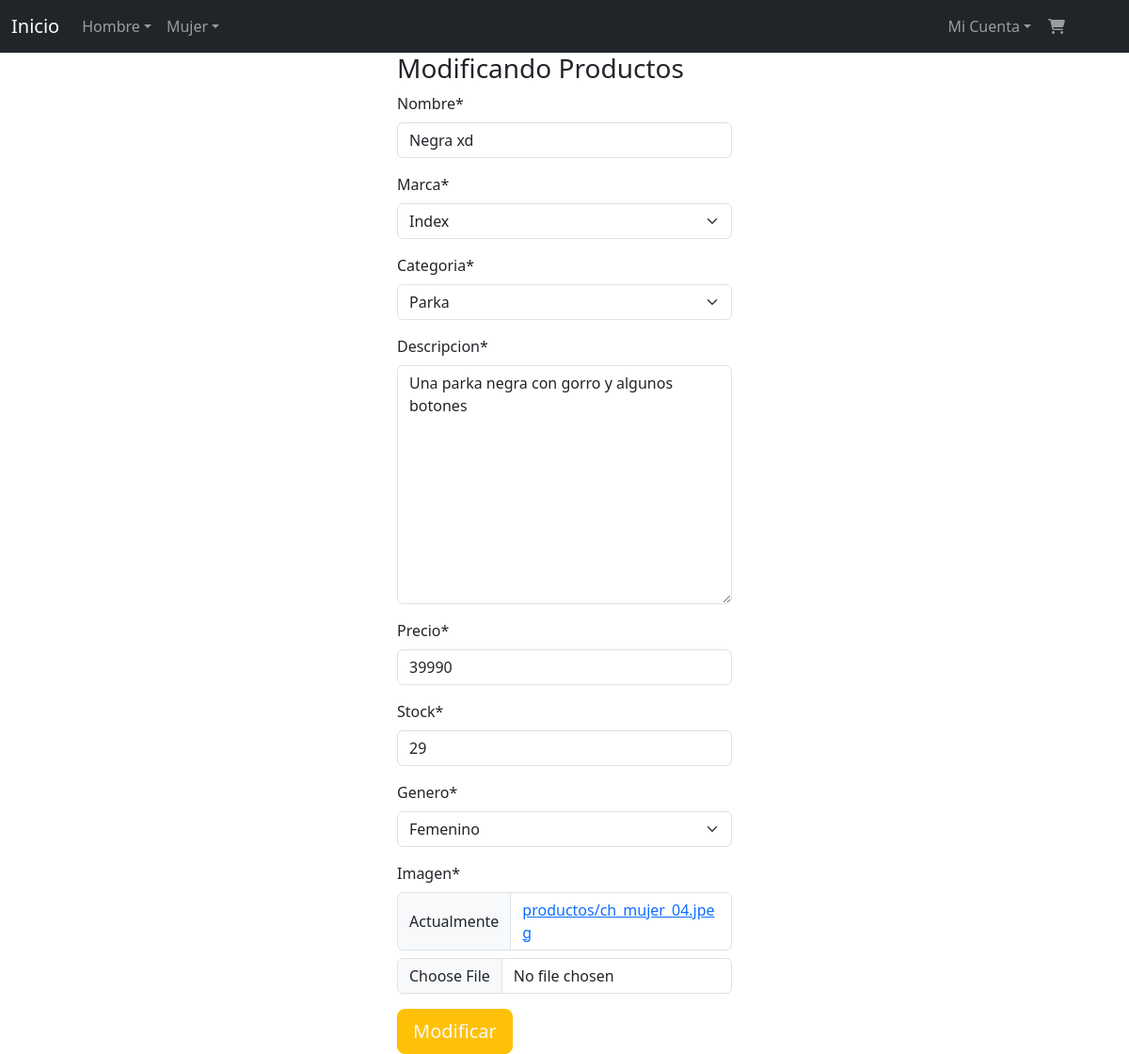
Before: /updateproducto/8 with the older database file.
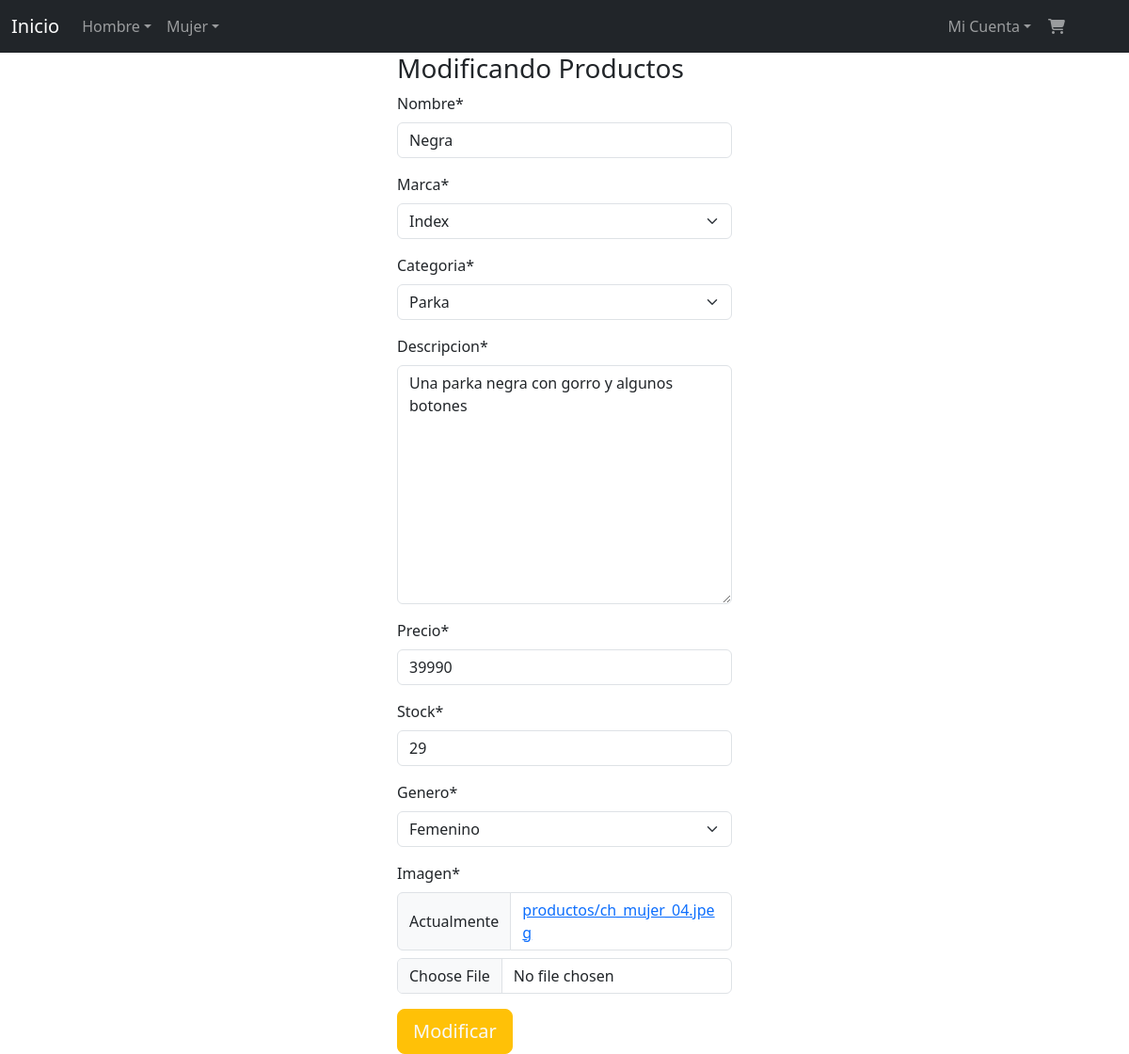
After: the same page with the newer database file.
### aplicacion/models.py (models this page shows, shortened)
class Producto(models.Model):
    nombre=models.CharField(max_length=50)
    marca=models.ForeignKey(Marca, on_delete=models.PROTECT, null=True)
    categoria=models.ForeignKey(Categoria, on_delete=models.PROTECT, null=True)
    descripcion=models.TextField(max_length=300)
    precio=models.IntegerField()
    stock=models.IntegerField(validators=[MinValueValidator(0)])
    genero=models.CharField(null=True, max_length=1, choices=genero_choices)
    imagen=models.ImageField(upload_to="productos")

class Marca(models.Model):
    id=models.IntegerField(primary_key=True, validators=[MinValueValidator(1)])
    nombre=models.CharField(max_length=50)
    def __str__(self):
        return self.nombre

class Categoria(models.Model):
    id=models.IntegerField(primary_key=True, validators=[MinValueValidator(1)])
    nombre=models.CharField(max_length=50)
    def __str__(self):
        return self.nombre

### aplicacion/views.py (the view)
# urls.py: path('updateproducto/<id>', updateProducto, name="updateproducto"),
def updateProducto(request,id):
    producto = get_object_or_404(Producto, id=id)
    contexto={
        'form': frmCrearProducto(instance=producto)
    }
    if request.method == 'POST':
        formulario = frmCrearProducto(data=request.POST, instance=producto, files=request.FILES)
        if formulario.is_valid():
            formulario.save()
            return redirect(to="admProductos")
    return render(request,"aplicacion/productos/update.html", contexto)

### aplicacion/forms.py
class frmCrearProducto(forms.ModelForm):
    class Meta:
        model=Producto
        fields=["nombre", "marca", "categoria","descripcion","precio","stock", "genero",  "imagen"]

### carro/context_processor.py (called while the page is built)
def importe_total_carro(request):
    total = 0
    if request.user.is_authenticated:
        carro = request.session.get("carro", {})
        for key, value in carro.items():
            precio = float(value.get("precio", 0))
            total += precio
    return {"importe_total_carro": total}

### aplicacion/templates/aplicacion/productos/update.html (shortened to what this page needs)
{% extends 'aplicacion/base.html' %}
{% load static %}
{% load crispy_forms_tags %}
{% block contenido %}
<div class="row">
    <div class="col-sm-4"></div>
    <div class="col-sm-4">
        <h3>Modificando Productos</h3>
        <form action="" method="post" enctype="multipart/form-data">
            {{form | crispy }}
            <div>
                <input type="submit" value="Modificar" class="btn btn-warning text-light btn-lg">
            </div>
        </form>
    </div>
    <div class="col-sm-4"></div>
</div>
{% endblock contenido %}

Changed rows visible on the page:
changed Producto "Index": nombre "Negra xd" → "Negra"
